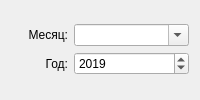
                            <widget class="QWidget" name="DO_NOT_USE_281">
                             <attribute name="title">
                              <string>Период из списка</string>
                             </attribute>
                             <layout class="QVBoxLayout" name="verticalLayout_102">
                              <item>
                               <layout class="QGridLayout" name="DO_NOT_USE_282" columnstretch="1,2">
                                <item row="0" column="0">
                                 <widget class="QLabel" name="DO_NOT_USE_283">
                                  <property name="text">
                                   <string>Месяц:</string>
                                  </property>
                                  <property name="alignment">
                                   <set>Qt::AlignRight|Qt::AlignTrailing|Qt::AlignVCenter</set>
                                  </property>
                                 </widget>
                                </item>
                                <item row="1" column="1">
                                 <widget class="QSpinBox" name="DO_NOT_USE_284">
                                  <property name="minimum">
                                   <number>1950</number>
                                  </property>
                                  <property name="maximum">
                                   <number>2050</number>
                                  </property>
                                  <property name="value">
                                   <number>2019</number>
                                  </property>
                                 </widget>
                                </item>
                                <item row="1" column="0">
                                 <widget class="QLabel" name="DO_NOT_USE_285">
                                  <property name="text">
                                   <string>Год:</string>
                                  </property>
                                  <property name="alignment">
                                   <set>Qt::AlignRight|Qt::AlignTrailing|Qt::AlignVCenter</set>
                                  </property>
                                 </widget>
                                </item>
                                <item row="0" column="1">
                                 <widget class="QComboBox" name="DO_NOT_USE_286">
                                  <property name="editable">
                                   <bool>true</bool>
                                  </property>
                                 </widget>
                                </item>
                               </layout>
                              </item>
                             </layout>
                            </widget>
